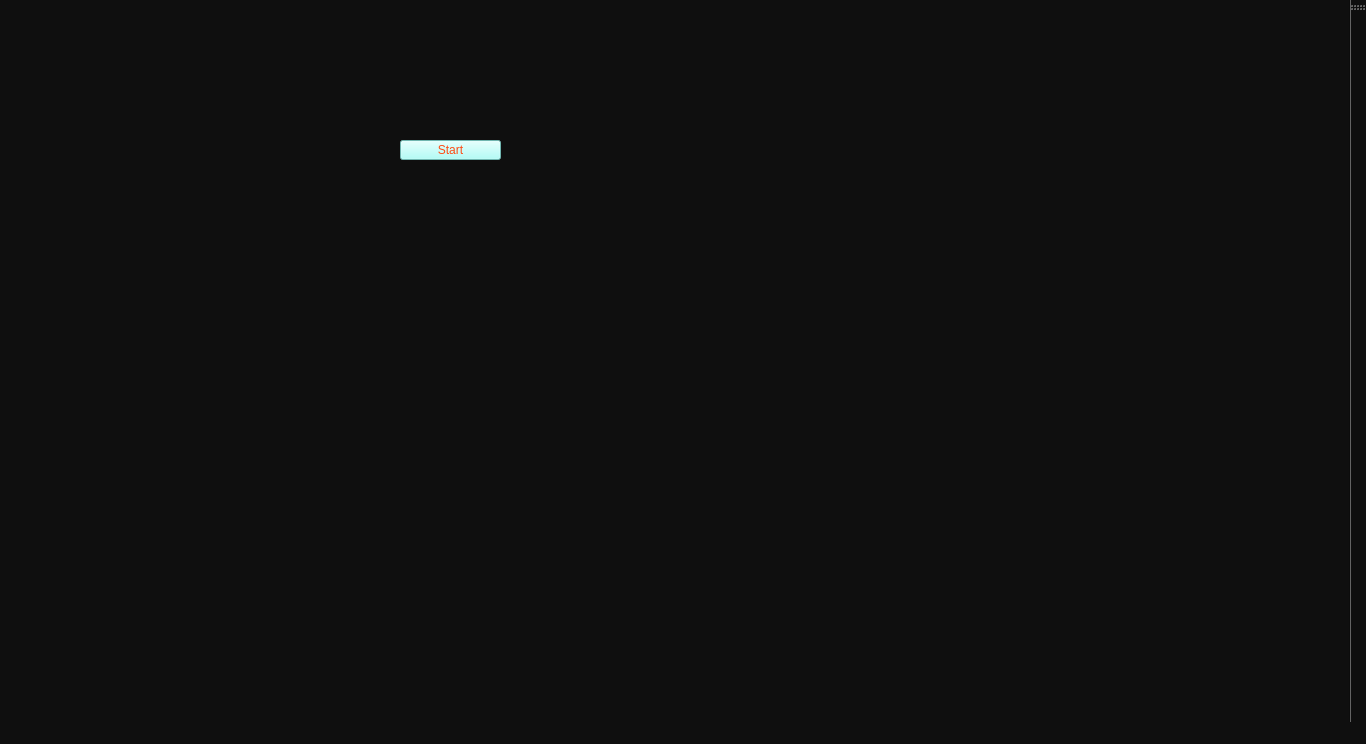
<?xml version="1.0" encoding="UTF-8"?>
<ui version="4.0">
 <class>MainWindow</class>
 <widget class="QMainWindow" name="MainWindow">
  <property name="geometry">
   <rect>
    <x>0</x>
    <y>0</y>
    <width>1366</width>
    <height>744</height>
   </rect>
  </property>
  <property name="windowTitle">
   <string>MainWindow</string>
  </property>
  <property name="styleSheet">
   <string notr="true">background-color: rgb(15, 15, 15);</string>
  </property>
  <widget class="QWidget" name="centralwidget">
   <widget class="QWidget" name="horizontalLayoutWidget">
    <property name="geometry">
     <rect>
      <x>540</x>
      <y>20</y>
      <width>821</width>
      <height>551</height>
     </rect>
    </property>
    <layout class="QHBoxLayout" name="horizontalLayout"/>
   </widget>
   <widget class="QPushButton" name="pushButton">
    <property name="geometry">
     <rect>
      <x>400</x>
      <y>140</y>
      <width>101</width>
      <height>20</height>
     </rect>
    </property>
    <property name="styleSheet">
     <string notr="true">background-color: rgb(157, 255, 247);
color: rgb(255, 75, 20);</string>
    </property>
    <property name="text">
     <string>Start</string>
    </property>
   </widget>
   <widget class="QWidget" name="verticalWidget" native="true">
    <property name="geometry">
     <rect>
      <x>10</x>
      <y>79</y>
      <width>371</width>
      <height>621</height>
     </rect>
    </property>
    <layout class="QVBoxLayout" name="verticalLayout">
     <item>
      <widget class="QFrame" name="horizontalFrame_2">
       <layout class="QHBoxLayout" name="horizontalLayout_2"/>
      </widget>
     </item>
    </layout>
   </widget>
  </widget>
  <widget class="QMenuBar" name="menubar">
   <property name="geometry">
    <rect>
     <x>0</x>
     <y>0</y>
     <width>1366</width>
     <height>20</height>
    </rect>
   </property>
  </widget>
  <widget class="QStatusBar" name="statusbar"/>
  <widget class="QToolBar" name="toolBar">
   <property name="windowTitle">
    <string>toolBar</string>
   </property>
   <attribute name="toolBarArea">
    <enum>RightToolBarArea</enum>
   </attribute>
   <attribute name="toolBarBreak">
    <bool>false</bool>
   </attribute>
  </widget>
 </widget>
 <resources/>
 <connections/>
</ui>
